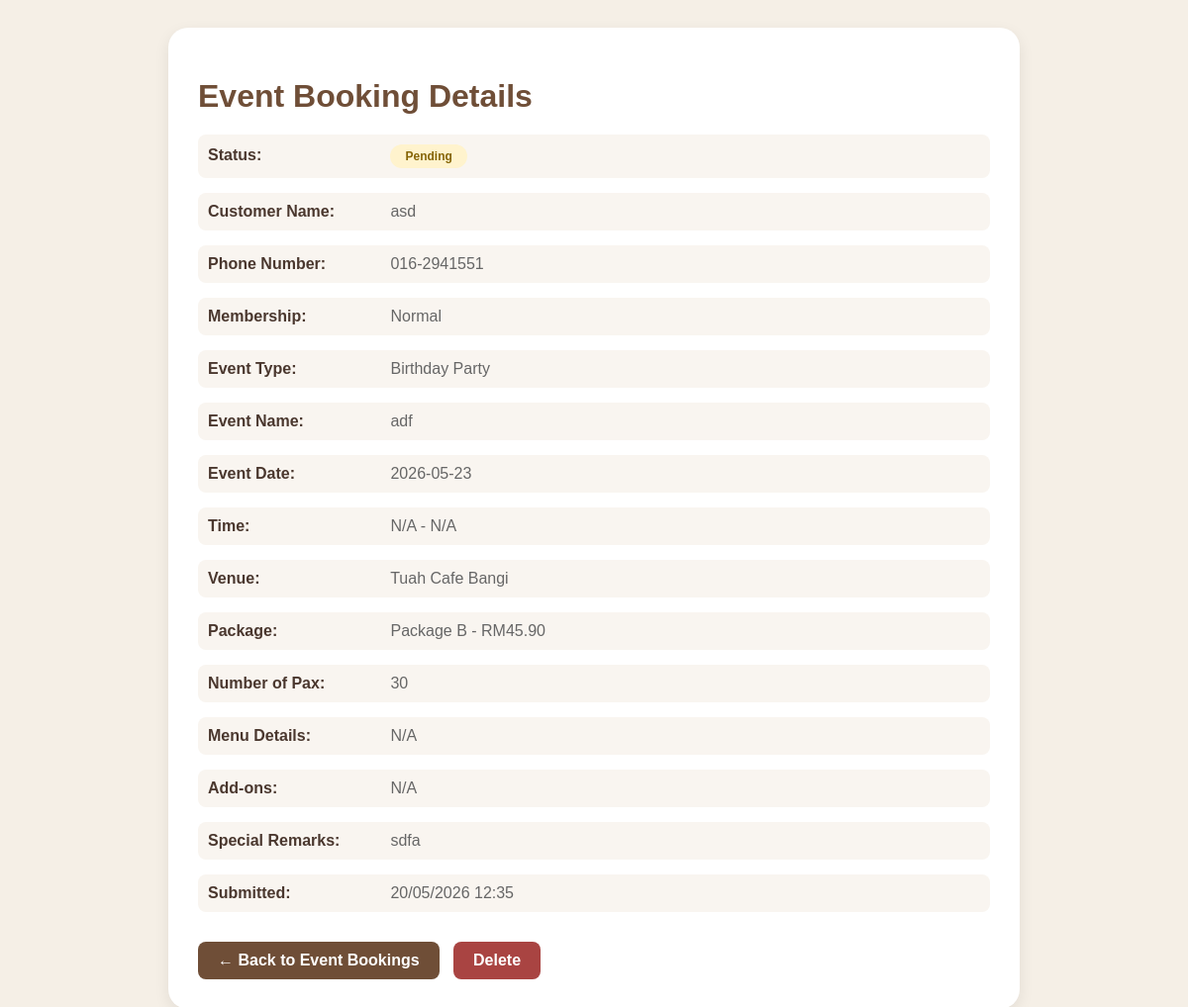
/admin/view_event_booking.php?id=7 (signed in), run on the app's committed database.
### tables this page shows
CREATE TABLE `event_bookings` (
  `id` int(11) NOT NULL,
  `nama_penuh` varchar(255) NOT NULL,
  `no_tel` varchar(20) NOT NULL,
  `jenis_acara` varchar(100) DEFAULT NULL,
  `tarikh_acara` date DEFAULT NULL,
  `pakej_pilihan` varchar(50) DEFAULT NULL,
  `tambahan_dessert` varchar(100) DEFAULT NULL,
  `permintaan_khas` text DEFAULT NULL,
  `status_bayaran` varchar(50) DEFAULT 'Pending',
  `created_at` timestamp NOT NULL DEFAULT current_timestamp(),
  `full_name` varchar(255) DEFAULT NULL,
  `phone_number` varchar(20) DEFAULT NULL,
  `membership_status` varchar(50) DEFAULT NULL,
  `event_type` varchar(100) DEFAULT NULL,
  `event_name` varchar(255) DEFAULT NULL,
  `event_date` date DEFAULT NULL,
  `start_time` varchar(20) DEFAULT NULL,
  `end_time` varchar(20) DEFAULT NULL,
  `venue` varchar(100) DEFAULT NULL,
  `package_selected` varchar(50) DEFAULT NULL,
  `pax_count` int(11) DEFAULT NULL,
  `menu_details` text DEFAULT NULL,
  `addons_details` text DEFAULT NULL,
  `special_remarks` text DEFAULT NULL,
  `main_course` text DEFAULT NULL,
  `meat_choice` text DEFAULT NULL,
  `salad_choice` text DEFAULT NULL,
  `appetizer_choice` text DEFAULT NULL,
  `dessert_choice` text DEFAULT NULL,
  `addons_json` text DEFAULT NULL,
  `is_read` tinyint(4) DEFAULT 0,
  `status` varchar(50) DEFAULT 'pending'
);

### admin/view_event_booking.php (the view, shortened to what this page needs)
<?php
require_once '../config/database.php';
$id = isset($_GET['id']) ? intval($_GET['id']) : 0;
$stmt = $conn->prepare("SELECT * FROM event_bookings WHERE id = ?");
$stmt->bind_param("i", $id);
$stmt->execute();
$booking = $stmt->get_result()->fetch_assoc();
?>
<!DOCTYPE html>
<html lang="en">
<head>
</head>
<body>
<div class="container">
    <h1>Event Booking Details</h1>
    <div class="info-group">
        <span class="info-label">Status:</span>
        <span class="status-badge status-<?php echo $booking['status'] ?? 'pending'; ?>"><?php echo ucfirst($booking['status'] ?? 'Pending'); ?></span>
    </div>
    <div class="info-group">
        <span class="info-label">Customer Name:</span>
        <span class="info-value"><?php echo htmlspecialchars($booking['nama_penuh'] ?? $booking['full_name'] ?? 'N/A'); ?></span>
    </div>
    <div class="info-group">
        <span class="info-label">Phone Number:</span>
        <span class="info-value"><?php echo htmlspecialchars($booking['no_tel'] ?? $booking['phone_number'] ?? 'N/A'); ?></span>
    </div>
    <div class="info-group">
        <span class="info-label">Membership:</span>
        <span class="info-value"><?php echo htmlspecialchars($booking['membership_status'] ?? 'N/A'); ?></span>
    </div>
    <div class="info-group">
        <span class="info-label">Event Type:</span>
        <span class="info-value"><?php echo htmlspecialchars($booking['jenis_acara'] ?? $booking['event_type'] ?? 'N/A'); ?></span>
    </div>
    <div class="info-group">
        <span class="info-label">Event Name:</span>
        <span class="info-value"><?php echo htmlspecialchars($booking['event_name'] ?? 'N/A'); ?></span>
    </div>
    <div class="info-group">
        <span class="info-label">Event Date:</span>
        <span class="info-value"><?php echo htmlspecialchars($booking['tarikh_acara'] ?? $booking['event_date'] ?? 'N/A'); ?></span>
    </div>
    <div class="info-group">
        <span class="info-label">Time:</span>
        <span class="info-value"><?php echo htmlspecialchars($booking['start_time'] ?? 'N/A'); ?> - <?php echo htmlspecialchars($booking['end_time'] ?? 'N/A'); ?></span>
    </div>
    <div class="info-group">
        <span class="info-label">Venue:</span>
        <span class="info-value"><?php echo htmlspecialchars($booking['venue'] ?? 'N/A'); ?></span>
    </div>
    <div class="info-group">
        <span class="info-label">Package:</span>
        <span class="info-value"><?php echo htmlspecialchars($booking['pakej_pilihan'] ?? $booking['package_selected'] ?? 'N/A'); ?></span>
    </div>
    <div class="info-group">
        <span class="info-label">Number of Pax:</span>
        <span class="info-value"><?php echo $booking['pax_count'] ?? 'N/A'; ?></span>
    </div>
    <div class="info-group">
        <span class="info-label">Menu Details:</span>
        <span class="info-value"><?php echo nl2br(htmlspecialchars($booking['menu_details'] ?? 'N/A')); ?></span>
    </div>
    <div class="info-group">
        <span class="info-label">Add-ons:</span>
        <span class="info-value"><?php echo nl2br(htmlspecialchars($booking['addons_details'] ?? 'N/A')); ?></span>
    </div>
    <div class="info-group">
        <span class="info-label">Special Remarks:</span>
        <span class="info-value"><?php echo nl2br(htmlspecialchars($booking['special_remarks'] ?? 'N/A')); ?></span>
    </div>
    <div class="info-group">
        <span class="info-label">Submitted:</span>
        <span class="info-value"><?php echo date('d/m/Y H:i', strtotime($booking['created_at'] ?? 'now')); ?></span>
    </div>
    <div style="margin-top: 30px;">
        <a href="dashboard.php#event-bookings" class="btn btn-back">← Back to Event Bookings</a>
        <a href="delete_event_booking.php?id=<?php echo $id; ?>" class="btn btn-delete" onclick="return confirm('Delete this booking?')">Delete</a>
    </div>
</div>
</body>
</html>

### admin/view_event_booking.php (style rules this page uses)
body { font-family: Arial, sans-serif; background: #f5efe6; padding: 20px; }
.container { max-width: 800px; margin: 0 auto; background: white; padding: 30px; border-radius: 20px; box-shadow: 0 5px 15px rgba(0,0,0,0.08); }
h1 { color: #6f4e37; margin-bottom: 20px; }
.info-group { margin-bottom: 15px; padding: 10px; background: #f9f5f0; border-radius: 8px; }
.info-label { font-weight: bold; color: #4A372E; width: 180px; display: inline-block; }
.info-value { color: #666; }
.btn { padding: 10px 20px; border: none; border-radius: 8px; cursor: pointer; font-weight: bold; margin-right: 10px; text-decoration: none; display: inline-block; }
.btn-back { background: #6f4e37; color: white; }
.btn-delete { background: #a94442; color: white; }
.status-badge { display: inline-block; padding: 5px 15px; border-radius: 20px; font-size: 12px; font-weight: bold; }
.status-pending { background: #fff3cd; color: #856404; }

### data on the page
event_bookings: status "Pending", nama_penuh "asd", no_tel "016-2941551", membership_status "Normal", jenis_acara "Birthday Party", event_name "adf", tarikh_acara "2026-05-23", start_time "N/A", end_time "N/A", venue "Tuah Cafe Bangi", pakej_pilihan "Package B - RM45.90", pax_count "30", menu_details "N/A", addons_details "N/A", special_remarks "sdfa", created_at "20/05/2026 12:35"
